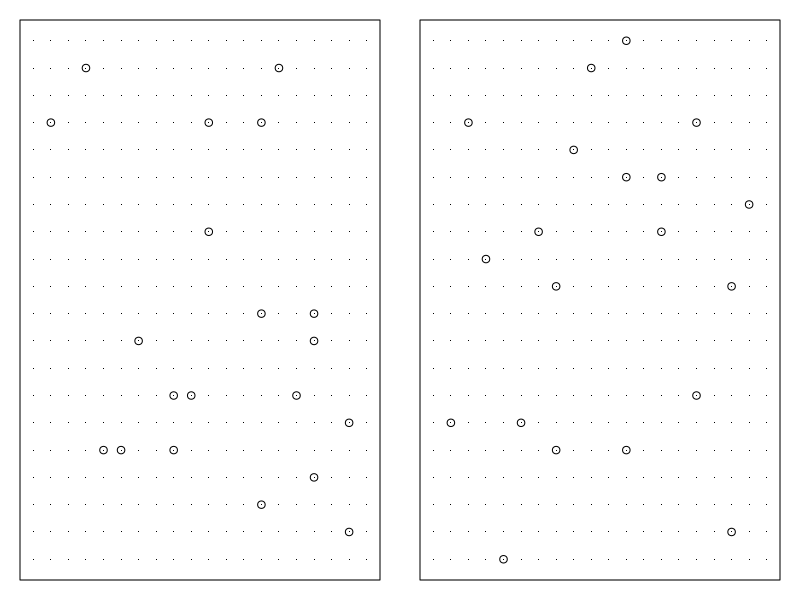

The R source for this figure:
pdf('randomPointsSelectionForExercise.pdf', 6, 3)

set.seed(1)
par(mfrow=c(1,2), mar=c(1,1,1,1))

x <- matrix(NA, 400, 2)
k <- 0
for(i in 1:20){
	for(j in 1:20){
		k <- k + 1
		x[k,1] <- i
		x[k,2] <- j
	}
}
these <- sample(400, 20)
plot(x, pch='.', axes=FALSE)
points(x[these,])
box()

these <- c(26, 57, 72, 81, 106, 133, 145, 151, 176, 199, 225, 235, 240, 273, 275, 307, 317, 342, 351, 374)

#these <- seq(10, 390, 20) + sample(-9:10, 20, TRUE)
plot(x, pch='.', axes=FALSE)
points(x[these,])
box()



dev.off()